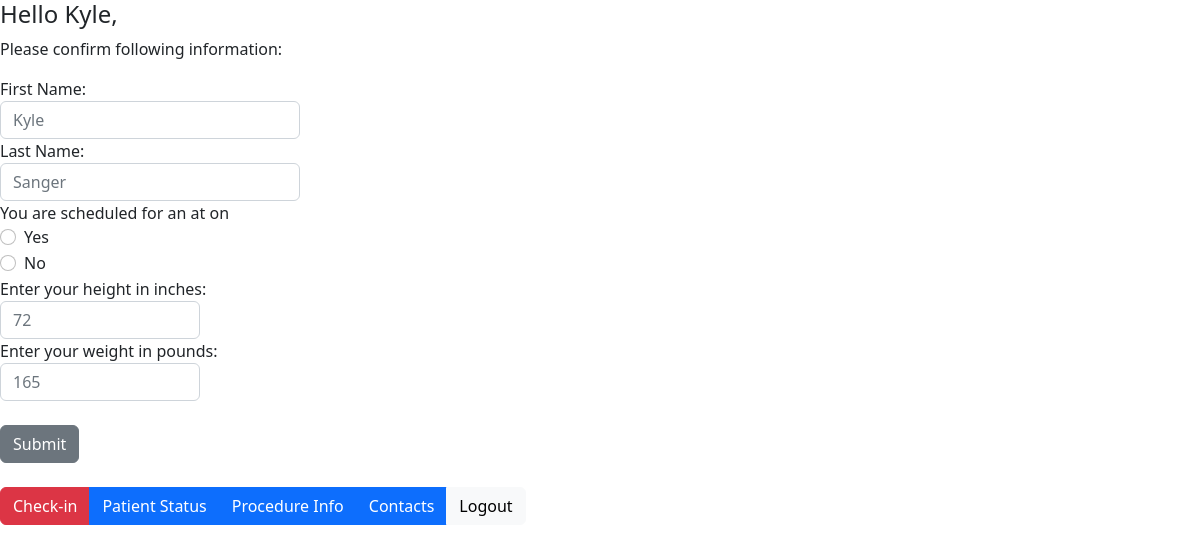
The app's page /checkin.php (signed in) with its own data.
### tables this page shows
CREATE TABLE `patient` (
  `pID` int(11) NOT NULL,
  `fname` varchar(45) DEFAULT NULL,
  `lname` varchar(45) DEFAULT NULL,
  `height` int(2) DEFAULT NULL,
  `weight` int(3) DEFAULT NULL,
  `status` char(1) DEFAULT NULL,
  `email` varchar(45) NOT NULL,
  `pw` varchar(45) NOT NULL
);

### checkin.php (the view, shortened to what this page needs)
<?php
    include("config.php");
    $pID = $_SESSION['pID'];
    $procID = $_SESSION['procID'];
    $procname = $_SESSION['procname'];
    $time = $_SESSION['time'];
    $date = $_SESSION['date'];
    $csql = "SELECT checkin FROM procs WHERE procID = '$procID'";
    $cresult = mysqli_query($conn,$csql);
    $crow = mysqli_fetch_array($cresult,MYSQLI_ASSOC);
    $checkin = $crow["checkin"];
    $psql = "SELECT * FROM patient WHERE pID = '$pID'";
    $presult = mysqli_query($conn,$psql);
    $prow = mysqli_fetch_array($presult,MYSQLI_ASSOC);
    $height = $prow["height"];
    $weight = $prow["weight"];
    $fname = $prow["fname"];
    $lname = $prow["lname"];
?>
<!DOCTYPE html>
<html>
<head>
    <link href="https://cdn.jsdelivr.net/npm/bootstrap@5.2.2/dist/css/bootstrap.min.css" rel="stylesheet">
</head>
<body>
    <h4>Hello <?php echo $_SESSION['fname']; ?>,</h4>
    <?php if($checkin == 0){
      echo "<p>Please confirm following information:</p>";
      echo "<form action='' method ='post'>";
      echo "<label for='fname'>First Name:</label>";
      echo "<div class='col-md-3'>";
      echo "<input type='text' class='form-control' id='fname' placeholder=$fname></div></div>";
      echo "<div class='form-group'>";
      echo "<label for='lname'>Last Name:</label>";
      echo "<div class='col-md-3'>";
      echo "<input type='text' class='form-control' id='lname' placeholder=$lname></div></div>";
      echo "<label for='surgery'>You are scheduled for an $procname at $time on $date</label>";
      echo "<div class='form-check'>";
      echo "<input class='form-check-input' type='radio' name='surgery' id='yes'>";
      echo "<label class='form-check-label' for='yes'>Yes</label></div>";
      echo "<div class='form-check'>";
      echo "<input class='form-check-input' type='radio' name='surgery' id='no'>";
      echo "<label class='form-check-label' for='no'>No</label></div>";
      echo "<div class='form-group'>
      <label for='height'>Enter your height in inches:</label>
      <div class='col-md-2'>
      <input type='text' class='form-control' id='height' placeholder=$height></div></div>";
      echo "<div class='form-group'>
      <label for='weight'>Enter your weight in pounds:</label>
      <div class='col-md-2'>
      <input type='text' class='form-control' id='weight' placeholder=$weight>
      </div></div><br>";
      echo "<button type='submit' class='btn btn-secondary' name ='checkin'>Submit</button></form><br>";
    }
    else {
      echo "Thank you for completing the checkin.<br>";
    }
    ?>
    <div class="btn-group">
        <?php if($checkin == 0){
          echo "<a href='checkin.php' role='button' class='btn btn-danger'>Check-in</a>";
        } else {
          echo "<a href='#' role='button' class='btn btn-success'>Checked In</a>";
        }
        ?>
        <a href="patientStatus.php" role="button" class="btn btn-primary">Patient Status</a>
        <a href="index.php" role="button" class="btn btn-primary">Procedure Info</a>
        <a href="contacts.php" role="button" class="btn btn-primary">Contacts</a>
        <a href="logout.php" role="button" class="btn btn-light">Logout</a>
    </div>
</body>
</html>

### records on screen
patient: fname "Kyle", lname "Sanger", height "72", weight "165"
